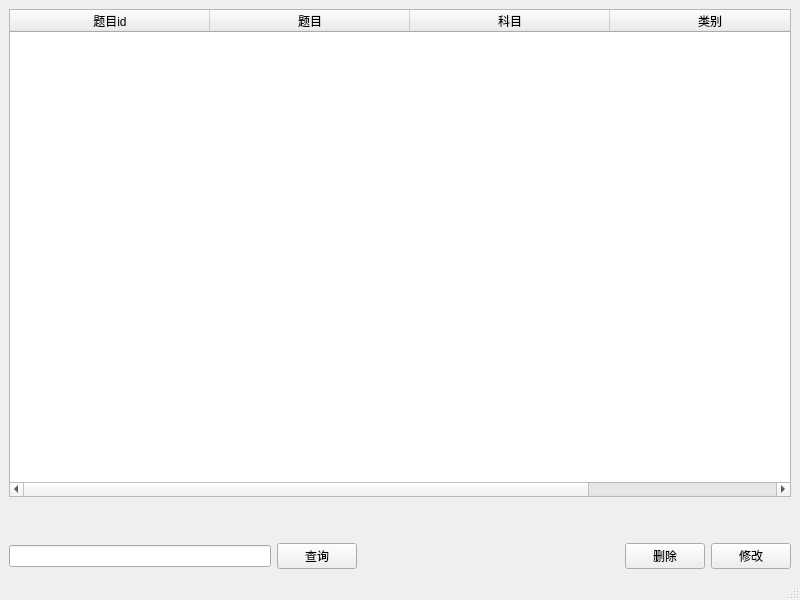
<?xml version="1.0" encoding="UTF-8"?>
<ui version="4.0">
 <class>QuestionManageWindow</class>
 <widget class="QMainWindow" name="QuestionManageWindow">
  <property name="geometry">
   <rect>
    <x>0</x>
    <y>0</y>
    <width>800</width>
    <height>600</height>
   </rect>
  </property>
  <property name="windowTitle">
   <string>题目管理</string>
  </property>
  <widget class="QWidget" name="centralwidget">
   <layout class="QGridLayout" name="gridLayout">
    <item row="0" column="0">
     <layout class="QVBoxLayout" name="verticalLayout" stretch="1,0,0">
      <item>
       <widget class="QTableWidget" name="Question_TableWidget">
        <property name="selectionMode">
         <enum>QAbstractItemView::SelectionMode::SingleSelection</enum>
        </property>
        <property name="selectionBehavior">
         <enum>QAbstractItemView::SelectionBehavior::SelectRows</enum>
        </property>
        <property name="horizontalScrollMode">
         <enum>QAbstractItemView::ScrollMode::ScrollPerItem</enum>
        </property>
        <attribute name="horizontalHeaderCascadingSectionResizes">
         <bool>true</bool>
        </attribute>
        <attribute name="horizontalHeaderDefaultSectionSize">
         <number>200</number>
        </attribute>
        <column>
         <property name="text">
          <string>题目id</string>
         </property>
         <property name="font">
          <font>
           <kerning>true</kerning>
          </font>
         </property>
        </column>
        <column>
         <property name="text">
          <string>题目</string>
         </property>
        </column>
        <column>
         <property name="text">
          <string>科目</string>
         </property>
        </column>
        <column>
         <property name="text">
          <string>类别</string>
         </property>
        </column>
       </widget>
      </item>
      <item>
       <spacer name="verticalSpacer">
        <property name="orientation">
         <enum>Qt::Orientation::Vertical</enum>
        </property>
        <property name="sizeHint" stdset="0">
         <size>
          <width>20</width>
          <height>40</height>
         </size>
        </property>
       </spacer>
      </item>
      <item>
       <layout class="QHBoxLayout" name="horizontalLayout">
        <item>
         <widget class="QLineEdit" name="content_lineEdit"/>
        </item>
        <item>
         <widget class="QPushButton" name="query_pushButton">
          <property name="text">
           <string>查询</string>
          </property>
         </widget>
        </item>
        <item>
         <spacer name="horizontalSpacer">
          <property name="orientation">
           <enum>Qt::Orientation::Horizontal</enum>
          </property>
          <property name="sizeHint" stdset="0">
           <size>
            <width>40</width>
            <height>20</height>
           </size>
          </property>
         </spacer>
        </item>
        <item>
         <widget class="QPushButton" name="delete_pushButton_3">
          <property name="text">
           <string>删除</string>
          </property>
         </widget>
        </item>
        <item>
         <widget class="QPushButton" name="change_pushButton_2">
          <property name="text">
           <string>修改</string>
          </property>
         </widget>
        </item>
       </layout>
      </item>
     </layout>
    </item>
   </layout>
  </widget>
  <widget class="QMenuBar" name="menubar">
   <property name="geometry">
    <rect>
     <x>0</x>
     <y>0</y>
     <width>800</width>
     <height>28</height>
    </rect>
   </property>
  </widget>
  <widget class="QStatusBar" name="statusbar"/>
 </widget>
 <resources/>
 <connections/>
</ui>
